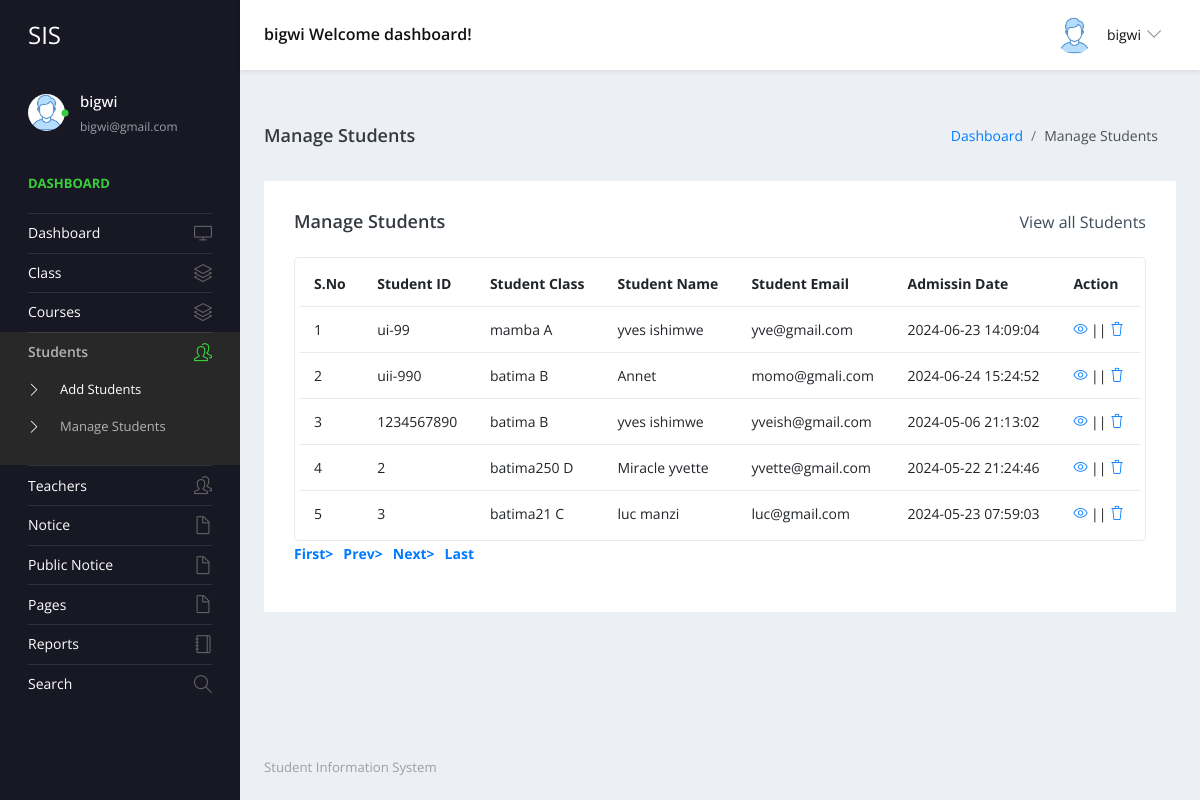
The page /admin/manage-students.php (signed in) on the database its author committed.
### tables this page shows
CREATE TABLE `tblstudent` (
  `ID` int(10) NOT NULL,
  `StudentName` varchar(200) DEFAULT NULL,
  `StudentEmail` varchar(200) DEFAULT NULL,
  `StudentClass` varchar(100) DEFAULT NULL,
  `Gender` varchar(50) DEFAULT NULL,
  `DOB` date DEFAULT NULL,
  `StuID` varchar(200) DEFAULT NULL,
  `FatherName` mediumtext DEFAULT NULL,
  `MotherName` mediumtext DEFAULT NULL,
  `ContactNumber` bigint(10) DEFAULT NULL,
  `AltenateNumber` bigint(10) DEFAULT NULL,
  `Address` mediumtext DEFAULT NULL,
  `UserName` varchar(200) DEFAULT NULL,
  `Password` varchar(200) DEFAULT NULL,
  `Image` varchar(200) DEFAULT NULL,
  `DateofAdmission` timestamp NULL DEFAULT current_timestamp()
);

CREATE TABLE `tblclass` (
  `ID` int(5) NOT NULL,
  `ClassName` varchar(50) DEFAULT NULL,
  `Section` varchar(20) DEFAULT NULL,
  `CreationDate` timestamp NULL DEFAULT current_timestamp()
);

### admin/manage-students.php (the view, shortened to what this page needs)
<?php
include('includes/dbconnection.php');
if (strlen($_SESSION['sturecmsaid']==0)) {
  header('location:logout.php');
  } else{
?>
<!DOCTYPE html>
<html lang="en">
  <head>
    <link rel="stylesheet" href="vendors/simple-line-icons/css/simple-line-icons.css">
    <link rel="stylesheet" href="vendors/flag-icon-css/css/flag-icon.min.css">
    <link rel="stylesheet" href="vendors/css/vendor.bundle.base.css">
    <link rel="stylesheet" href="./vendors/daterangepicker/daterangepicker.css">
    <link rel="stylesheet" href="./vendors/chartist/chartist.min.css">
    <link rel="stylesheet" href="./css/style.css">
  </head>
  <body>
    <div class="container-scroller">
     <?php include_once('includes/header.php');?>
      <div class="container-fluid page-body-wrapper">
        <?php include_once('includes/sidebar.php');?>
        <div class="main-panel">
          <div class="content-wrapper">
             <div class="page-header">
              <h3 class="page-title"> Manage Students </h3>
              <nav aria-label="breadcrumb">
                <ol class="breadcrumb">
                  <li class="breadcrumb-item"><a href="dashboard.php">Dashboard</a></li>
                  <li class="breadcrumb-item active" aria-current="page"> Manage Students</li>
                </ol>
              </nav>
            </div>
            <div class="row">
              <div class="col-md-12 grid-margin stretch-card">
                <div class="card">
                  <div class="card-body">
                    <div class="d-sm-flex align-items-center mb-4">
                      <h4 class="card-title mb-sm-0">Manage Students</h4>
                      <a href="#" class="text-dark ml-auto mb-3 mb-sm-0"> View all Students</a>
                    </div>
                    <div class="table-responsive border rounded p-1">
                      <table class="table">
                        <thead>
                          <tr>
                            <th class="font-weight-bold">S.No</th>
                            <th class="font-weight-bold">Student ID</th>
                            <th class="font-weight-bold">Student Class</th>
                            <th class="font-weight-bold">Student Name</th>
                            <th class="font-weight-bold">Student Email</th>
                            <th class="font-weight-bold">Admissin Date</th>
                            <th class="font-weight-bold">Action</th>
                          </tr>
                        </thead>
                        <tbody>
                           <?php
                            if (isset($_GET['pageno'])) {
            $pageno = $_GET['pageno'];
        } else {
            $pageno = 1;
        }
        $no_of_records_per_page = 15;
        $offset = ($pageno-1) * $no_of_records_per_page;
       $ret = "SELECT ID FROM tblstudent";
$query1 = $dbh -> prepare($ret);
$query1->execute();
$total_rows=$query1->rowCount();
$total_pages = ceil($total_rows / $no_of_records_per_page);
$sql="SELECT tblstudent.StuID,tblstudent.ID as sid,tblstudent.StudentName,tblstudent.StudentEmail,tblstudent.DateofAdmission,tblclass.ClassName,tblclass.Section from tblstudent join tblclass on tblclass.ID=tblstudent.StudentClass LIMIT $offset, $no_of_records_per_page";
$query = $dbh -> prepare($sql);
$query->execute();
$results=$query->fetchAll(PDO::FETCH_OBJ);
$cnt=1;
if($query->rowCount() > 0)
{
foreach($results as $row)
{               ?>
                          <tr>
                            <td><?php echo htmlentities($cnt);?></td>
                            <td><?php  echo htmlentities($row->StuID);?></td>
                            <td><?php  echo htmlentities($row->ClassName);?> <?php  echo htmlentities($row->Section);?></td>
                            <td><?php  echo htmlentities($row->StudentName);?></td>
                            <td><?php  echo htmlentities($row->StudentEmail);?></td>
                            <td><?php  echo htmlentities($row->DateofAdmission);?></td>
                            <td>
                              <div><a href="edit-student-detail.php?editid=<?php echo htmlentities ($row->sid);?>"><i class="icon-eye"></i></a>
                                                || <a href="manage-students.php?delid=<?php echo ($row->sid);?>" onclick="return confirm('Do you really want to Delete ?');"> <i class="icon-trash"></i></a></div>
                            </td>
                          </tr><?php $cnt=$cnt+1;}} ?>
                        </tbody>
                      </table>
                    </div>
                    <div align="left">
    <ul class="pagination" >
        <li><a href="?pageno=1"><strong>First></strong></a></li>
        <li class="<?php if($pageno <= 1){ echo 'disabled'; } ?>">
            <a href="<?php if($pageno <= 1){ echo '#'; } else { echo "?pageno=".($pageno - 1); } ?>"><strong style="padding-left: 10px">Prev></strong></a>
        </li>
        <li class="<?php if($pageno >= $total_pages){ echo 'disabled'; } ?>">
            <a href="<?php if($pageno >= $total_pages){ echo '#'; } else { echo "?pageno=".($pageno + 1); } ?>"><strong style="padding-left: 10px">Next></strong></a>
        </li>
        <li><a href="?pageno=<?php echo $total_pages; ?>"><strong style="padding-left: 10px">Last</strong></a></li>
    </ul>
</div>
                  </div>
                </div>
              </div>
            </div>
          </div>
         <?php include_once('includes/footer.php');?>
        </div>
      </div>
    </div>
  </body>
</html><?php }  ?>

### admin/includes/header.php (shortened to what this page needs)
 <nav class="navbar default-layout-navbar col-lg-12 col-12 p-0 fixed-top d-flex flex-row">
        <div class="navbar-brand-wrapper d-flex align-items-center">
          <a class="navbar-brand brand-logo" href="dashboard.php">
            <strong style="color: white;">SIS</strong>
          </a>
        </div><?php
         $aid= $_SESSION['sturecmsaid'];
$sql="SELECT * from tbladmin where ID=:aid";
$query = $dbh -> prepare($sql);
$query->bindParam(':aid',$aid,PDO::PARAM_STR);
$query->execute();
$results=$query->fetchAll(PDO::FETCH_OBJ);
$cnt=1;
if($query->rowCount() > 0)
{
foreach($results as $row)
{               ?>
        <div class="navbar-menu-wrapper d-flex align-items-center flex-grow-1">
          <h5 class="mb-0 font-weight-medium d-none d-lg-flex"><?php  echo htmlentities($row->AdminName);?> Welcome dashboard!</h5>
          <ul class="navbar-nav navbar-nav-right ml-auto">
            <li class="nav-item dropdown d-none d-xl-inline-flex user-dropdown">
              <a class="nav-link dropdown-toggle" id="UserDropdown" href="#" data-toggle="dropdown" aria-expanded="false">
                <img class="img-xs rounded-circle ml-2" src="images/faces/face8.jpg" alt="Profile image"> <span class="font-weight-normal"> <?php  echo htmlentities($row->AdminName);?> </span></a>
                <?php $cnt=$cnt+1;}} ?>
            </li>
          </ul>
        </div>
      </nav>

### admin/includes/sidebar.php (shortened to what this page needs)
<nav class="sidebar sidebar-offcanvas" id="sidebar">
          <ul class="nav">
            <li class="nav-item nav-profile">
              <a href="#" class="nav-link">
                <div class="profile-image">
                  <img class="img-xs rounded-circle" src="images/faces/face8.jpg" alt="profile image">
                  <div class="dot-indicator bg-success"></div>
                </div>
                <div class="text-wrapper">
                  <?php
         $aid= $_SESSION['sturecmsaid'];
$sql="SELECT * from tbladmin where ID=:aid";
$query = $dbh -> prepare($sql);
$query->bindParam(':aid',$aid,PDO::PARAM_STR);
$query->execute();
$results=$query->fetchAll(PDO::FETCH_OBJ);
$cnt=1;
if($query->rowCount() > 0)
{
foreach($results as $row)
{               ?>
                  <p class="profile-name"><?php  echo htmlentities($row->AdminName);?></p>
                  <p class="designation"><?php  echo htmlentities($row->Email);?></p><?php $cnt=$cnt+1;}} ?>
                </div>
              </a>
            </li>
            <li class="nav-item nav-category">
              <span class="nav-link">Dashboard</span>
            </li>
            <li class="nav-item">
              <a class="nav-link" href="dashboard.php">
                <span class="menu-title">Dashboard</span>
                <i class="icon-screen-desktop menu-icon"></i>
              </a>
            </li>
            <li class="nav-item">
              <a class="nav-link" data-toggle="collapse" href="#ui-basic" aria-expanded="false" aria-controls="ui-basic">
                <span class="menu-title">Class</span>
                <i class="icon-layers menu-icon"></i>
              </a>
            </li>
            <li class="nav-item">
              <a class="nav-link" data-toggle="collapse" href="#ui-basic" aria-expanded="false" aria-controls="ui-basic">
                <span class="menu-title">Courses</span>
                <i class="icon-layers menu-icon"></i>
              </a>
            </li>
            <li class="nav-item">
              <a class="nav-link" data-toggle="collapse" href="#ui-basic1" aria-expanded="false" aria-controls="ui-basic1">
                <span class="menu-title">Students</span>
                <i class="icon-people menu-icon"></i>
              </a>
              <div class="collapse" id="ui-basic1">
                <ul class="nav flex-column sub-menu">
                  <li class="nav-item"> <a class="nav-link" href="add-students.php">Add Students</a></li>
                  <li class="nav-item"> <a class="nav-link" href="manage-students.php">Manage Students</a></li>
                </ul>
              </div>
            </li>
            <li class="nav-item">
              <a class="nav-link" data-toggle="collapse" href="#ui-basic1" aria-expanded="false" aria-controls="ui-basic1">
                <span class="menu-title">Teachers</span>
                <i class="icon-people menu-icon"></i>
              </a>
            </li>
            <li class="nav-item">
              <a class="nav-link" data-toggle="collapse" href="#auth" aria-expanded="false" aria-controls="auth">
                <span class="menu-title">Notice</span>
                <i class="icon-doc menu-icon"></i>
              </a>
            </li>
            <li class="nav-item">
              <a class="nav-link" data-toggle="collapse" href="#auth1" aria-expanded="false" aria-controls="auth">
                <span class="menu-title">Public Notice</span>
                <i class="icon-doc menu-icon"></i>
              </a>
              <li class="nav-item">
              <a class="nav-link" data-toggle="collapse" href="#auth2" aria-expanded="false" aria-controls="auth">
                <span class="menu-title">Pages</span>
                <i class="icon-doc menu-icon"></i>
              </a>
            </li>
              <li class="nav-item">
              <a class="nav-link" href="between-dates-reports.php">
                <span class="menu-title">Reports</span>
                <i class="icon-notebook menu-icon"></i>
              </a>
            </li>
            <li class="nav-item">
              <a class="nav-link" href="search.php">
                <span class="menu-title">Search</span>
                <i class="icon-magnifier menu-icon"></i>
              </a>
            </li>
            </li>
          </ul>
        </nav>

### rows shown on the page
tblstudent: StuID "ui-99", tblclass.ClassName "mamba", tblclass.Section "A", StudentName "yves ishimwe", StudentEmail "yve@gmail.com", DateofAdmission "2024-06-23 14:09:04"
tblstudent: StuID "uii-990", tblclass.ClassName "batima", tblclass.Section "B", StudentName "Annet", StudentEmail "momo@gmali.com", DateofAdmission "2024-06-24 15:24:52"
tblstudent: StuID "1234567890", tblclass.ClassName "batima", tblclass.Section "B", StudentName "yves ishimwe", StudentEmail "yveish@gmail.com", DateofAdmission "2024-05-06 21:13:02"
tblstudent: StuID "2", tblclass.ClassName "batima250", tblclass.Section "D", StudentName "Miracle yvette", StudentEmail "yvette@gmail.com", DateofAdmission "2024-05-22 21:24:46"
tblstudent: StuID "3", tblclass.ClassName "batima21", tblclass.Section "C", StudentName "luc manzi", StudentEmail "luc@gmail.com", DateofAdmission "2024-05-23 07:59:03"

### other values the page prints
$row->AdminName "bigwi"
$row->Email "bigwi@gmail.com"
